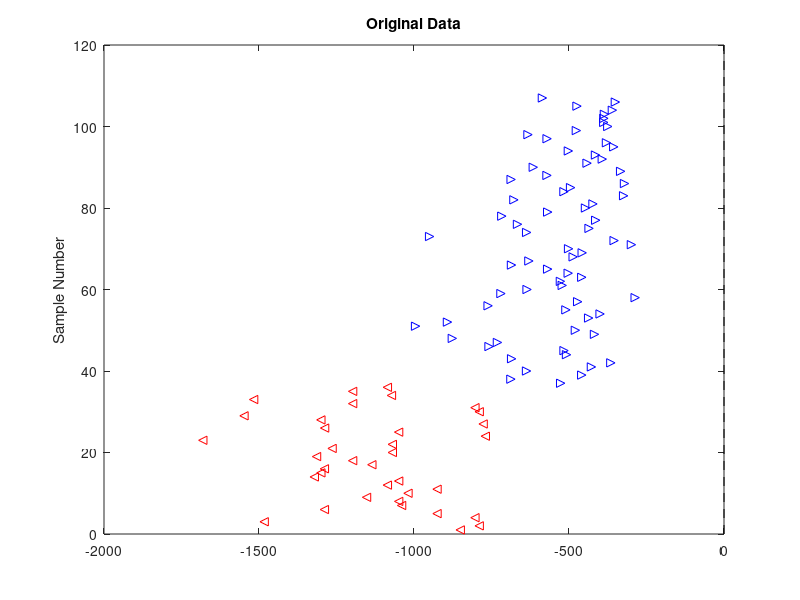
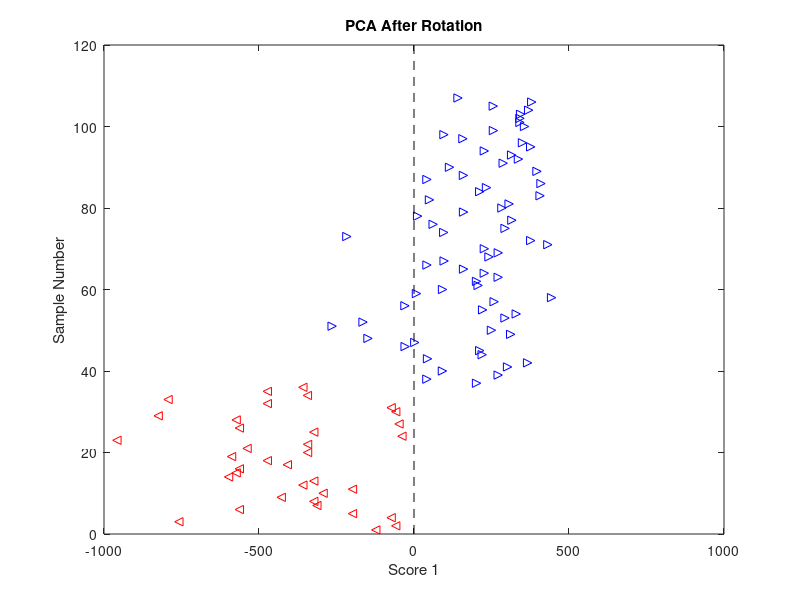

These figures' MATLAB source, in order: (Note: this script raises an error after producing the figures.)
% Use wine data as an indicator that it works on experimental data
load Wine

[index1,a1]=find(y==1);          %isolate the first two classes of the experimental data
[index2,a2]=find(y==2);

if length(a1)<=length(a2)                %Find the class that smaller - if the same size take the first class
    int=ceil(length(a2)/2);                    %Find half the size of the other class
    [newa1,idx]=datasample(a1,int,1);    %
    id1=index1(idx);
    id2=index2;
    na=length(newa1);
    nb=length(a2);
    X=[X(id1,:); X(id2,:)];
else
    int=ceil(length(a1)/2);
    [newa2,idx]=datasample(a2,int,1);
    id1=index1;
    id2=index2(idx);
    na=length(newa2);
    nb=length(a1);
    X=[X(id2,:); X(id1,:)];
end

class=[ones(na,1);2*ones(nb,1)];
[r,c]=size(X);

if ceil(r/c)<10
    cv=ceil(r/10);
    [U,S,~]=svd(X,'econ');
    X=U*S;
    X=X(:,1:cv);
end

%Plot the original data 
figure(1)
clf
clrstr='rbkg';
shpstr='<>^o';
for ii=1:2
    ind=find(class==ii);
    plot(X(ind),ind,[clrstr(ii) shpstr(ii)])
    hold on
end
plot([0 0], ylim,'--k')
title('Original Data')
ylabel('Sample Number')
xlabel('')

%get size of X and mean-center X
[r,c]=size(X);
Morig=ones(size(X,1),1)*mean(X);
X=X-Morig;
Xor=X;
[~,~,Vorig]=svd(X,'econ');   %Use Vorig to project into the original space

%Apply PCA and plot the separation of PCA
%plot PCA as a comparison
figure(2)
clf
[Ui,Si,Vx]=svd(X,'econ');
Tt=Ui*Si;
% rnd=rand(length(class));
for ii=1:2
    ind=find(class==ii);
    plot(Tt(ind),ind,[clrstr(ii) shpstr(ii)])
    hold on
end
plot([0 0], ylim,'--k')
title('PCA After Rotation')
ylabel('Sample Number')
xlabel('Score 1')

%run Siyuan's projpursuit algorithm to check separation against mine
T=projpursuit(X,1);
figure(3)
clf
for ii=1:2
ind=find(class==ii);
plot(T(ind),ind,[clrstr(ii) shpstr(ii)])
hold on
end
plot([0 0], ylim,'--k')
title('Ordinary kPPA After Rotation')
ylabel('Sample Number')
xlabel('Score 1')